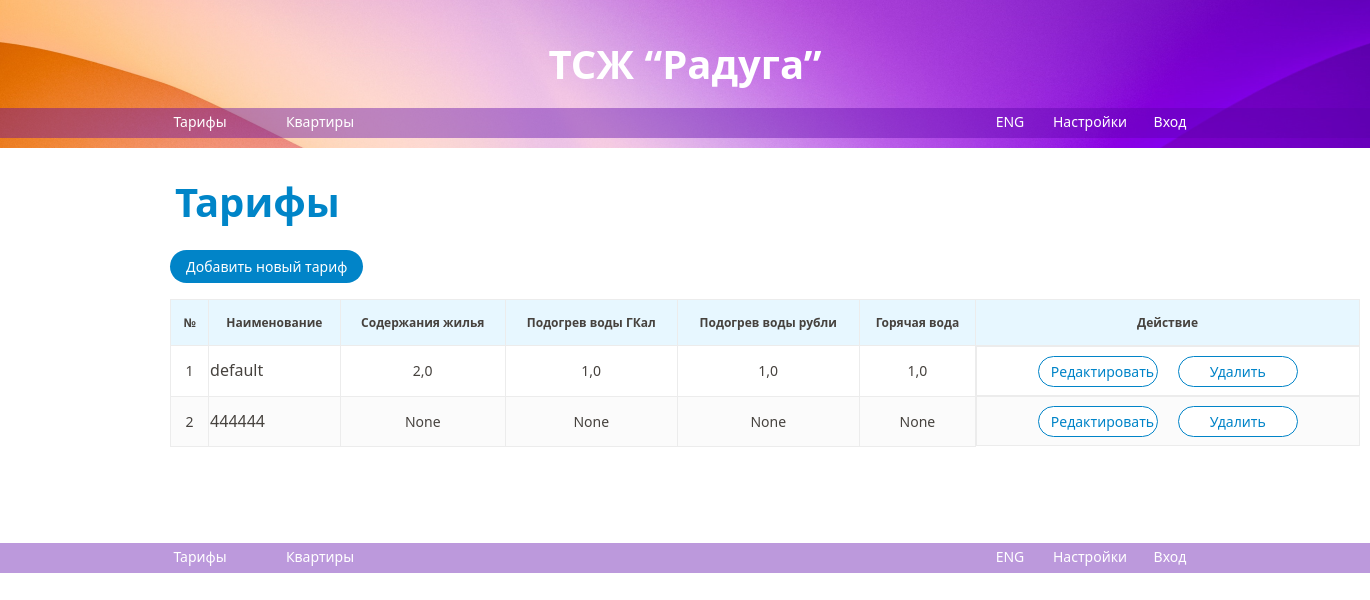
The page /tariff/ on the database as committed earlier.
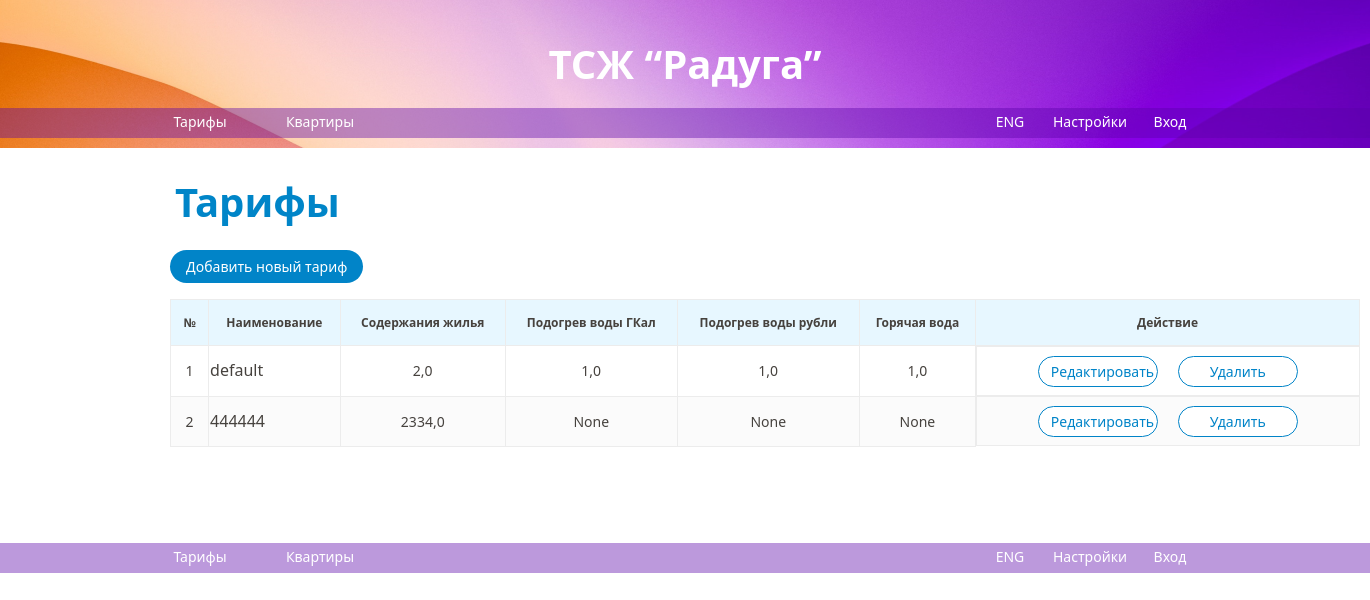
The same page on the database as committed later.
### tariff/models.py (models this page shows, shortened)
class Tariff(models.Model):
    name = models.CharField(max_length=200)
    maintenance = models.FloatField(null=True, blank=True)
    heating = models.FloatField(null=True, blank=True)
    heating_rub = models.FloatField(null=True, blank=True)
    hot_water = models.FloatField(null=True, blank=True)
    hot_water_odn = models.FloatField(null=True, blank=True)
    cold_water = models.FloatField(null=True, blank=True)
    cold_water_odn = models.FloatField(null=True, blank=True)
    sewage = models.FloatField(null=True, blank=True)
    sewage_odn = models.FloatField(null=True, blank=True)
    solid_waste = models.FloatField(null=True, blank=True)
    electricity = models.FloatField(null=True, blank=True)
    lift = models.FloatField(null=True, blank=True)
    electricity_odn = models.FloatField(null=True, blank=True)
    capital_repair = models.FloatField(null=True, blank=True, default=0)
    class Meta:
        verbose_name = 'tariff'
        verbose_name_plural = 'tariffs'

### tariff/views.py (the view)
# urls.py: path('', TariffListView.as_view(), name='tariff_list'),
class TariffListView(TariffBaseView, TitleMixin, ListView):
    template_name = 'tariff/index.html'
    title = 'Тарифы'

### common/views.py (called while the page is built)
    def get_context_data(self, **kwargs):
        context = super(TitleMixin, self).get_context_data(**kwargs)
        context['title'] = self.title
        return context

### tariff/templates/tariff/index.html (shortened to what this page needs)
{% extends 'main/base.html' %}
{% load static %}
{% block css %}
    <link href="{% static 'css/apartment_base.css' %}" rel="stylesheet">
    <link href="{% static 'css/apartment.css' %}" rel="stylesheet">
    <link href="{% static 'css/buttons.css' %}" rel="stylesheet">
{% endblock %}
{% block content %}
<h1 class="special2">Тарифы</h1>
<br>
<div class="nav-container">
<nav>
<ul>
  <li><a href="{% url 'tariff:tariff_create' %}">Добавить новый тариф</a></li>
</ul>
</nav>
</div>
<table class="apartment-table">
        <thead class="apartment-table">
            <tr>
                <th class="apartment-header">№</th>
                <th class="apartment-header">Наименование</th>
                <th class="apartment-header">Содержания жилья</th>
                <th class="apartment-header">Подогрев воды ГКал</th>
                <th class="apartment-header">Подогрев воды рубли</th>
                <th class="apartment-header">Горячая вода</th>
                <th class="apartment-header">Действие</th>
            </tr>
        </thead>
<tbody>
{% for tariff in tariff_list %}
  <tr>
    <td>
      <span class="apartment-nomer">{{ forloop.counter }}</span>
    </td>
    <td>{{ tariff.name }}</td>
    <td>{{ tariff.maintenance }}</td>
    <td>{{ tariff.heating }}</td>
    <td>{{ tariff.heating_rub }}</td>
    <td>{{ tariff.hot_water }}</td>
    <td class="container">
  <form action="{% url 'tariff:tariff_update' tariff.id %}" method="get">
    <div class="button">
      <button class="edit-btn2" type="submit">Редактировать</button>
    </div>
  </form>
  <form action="{% url 'tariff:tariff_delete' tariff.id %}" method="get">
    <div class="button">
      <button class="delete-btn2" type="submit">Удалить</button>
    </div>
  </form>
</td>
  </tr>
{% endfor %}
</tbody>
</table>
{% endblock content %}

Rows that differ between the two databases and show on the page:
changed Tariff "None": maintenance "None" → "2334,0"
